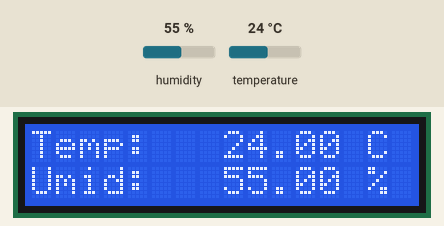
Simulated run of this sketch. Board: Arduino Uno, built with avr-gcc and run on an emulated ATmega328P. Shown: 16×2 character LCD. Inputs (shaded band) come from the test bench; at power-on: humidity 55 %, temperature 24 °C. What the sketch prints to the serial monitor is not drawn.

Above: at 4.6 s.
4.7 s: humidity set to 22 %
At 6.5 s:
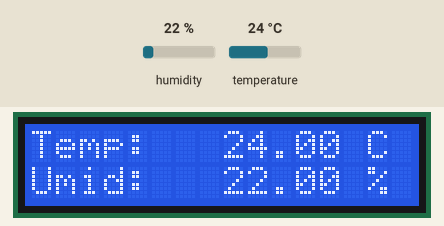
7.7 s: temperature set to 12 °C
At 9.1 s:
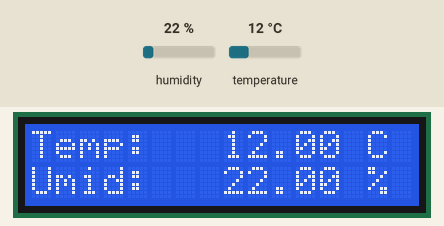
10.7 s: humidity set to 40 %
At 13.2 s:
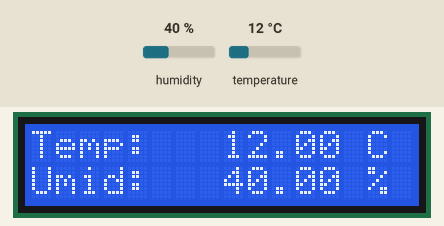
13.7 s: temperature set to 19 °C
At 14.7 s:
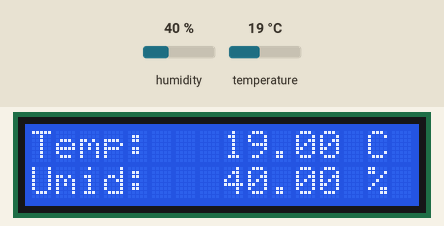
Timing chart, 0 to 16.7 s (numbered marks = the images above; inputs shaded):
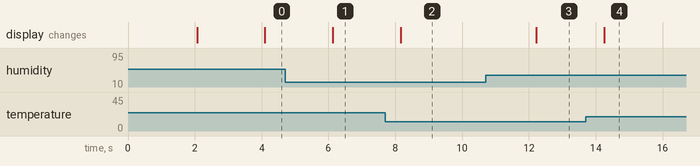

Measured:
- after the input at 4.7 s, the display: changes after 1.4 s (image 1)
- after the input at 7.7 s, the display: changes after 0.46 s (image 2)
- after the input at 10.7 s, the display: changes after 1.5 s (image 3)
- after the input at 13.7 s, the display: changes after 0.55 s (image 4)

The sketch:

Temperaturadht11.ino
```cpp
// Libreria DHT
#include "DHT.h"
#include "LiquidCrystal.h"

// Pin digitale di arduino connesso al DHT
#define DHTPIN 2

// tipo del sensore: DHT 11
#define DHTTYPE DHT11

// inizializzo l'interfaccia del display LCD
LiquidCrystal lcd(7,8,9,10,11,12);

DHT dht(DHTPIN, DHTTYPE);

void setup() {
  lcd.begin(16,2);
  Serial.begin(9600);
  lcd.print("Benvenuto");
  dht.begin();
  delay(2000);
  lcd.clear();
}

void loop() {
  // Attesa di 2 secondi prima di fornire la misura.
  delay(2000);

  // Lettura dell'umidità
  float h = dht.readHumidity();
  // Lettura della temperatura in gradi Celsius
  float t = dht.readTemperature();

  // Verifica se le si presenta un errore di lettura (e riprova nuovamente)
  if (isnan(h) || isnan(t)) {
    Serial.println(F("Impossibile leggere dal sensore DHT!"));
    return;
  }

  lcd.setCursor(0, 0);
  lcd.print(F("Temp:       "));
  lcd.write(223);
  lcd.print(F(" C"));
  lcd.setCursor(8,0);
  lcd.print(t);
  lcd.setCursor(0,1);
  lcd.print(F("Umid:         %"));
  lcd.setCursor(8,1);
  lcd.print(h);
  Serial.print(t);
  Serial.print(",");
  Serial.print(h);
  Serial.println();
}
```
